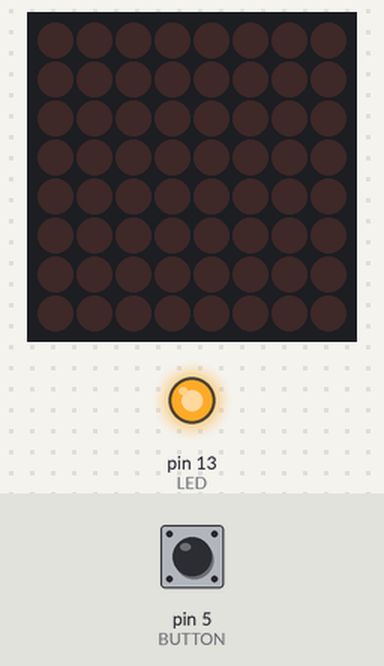
Bench run of a sketch on a simulated Arduino Uno, built with avr-gcc and run on an emulated ATmega328P. On the bench: 8×8 LED matrix, output pins drawn as LEDs (lit = HIGH). The test bench sets the inputs (shaded band); at power-on: pin 5 (BUTTON) HIGH. Random numbers use the default seed unless the sketch sets one.

Above: at 1.2 s.
1.3 s: pin 5 (BUTTON) pulled LOW for 0.15 s
At 4.0 s:
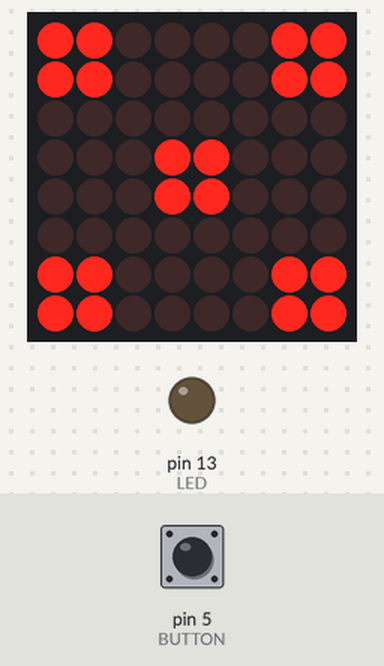
4.3 s: pin 5 (BUTTON) pulled LOW for 1 s
At 7.9 s:
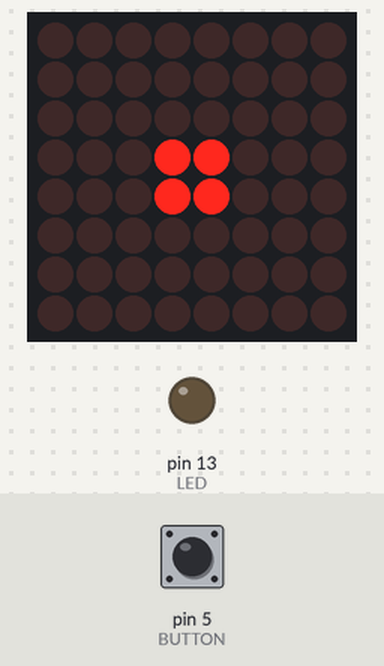
8.3 s: pin 5 (BUTTON) pulled LOW for 0.15 s
At 11.1 s:
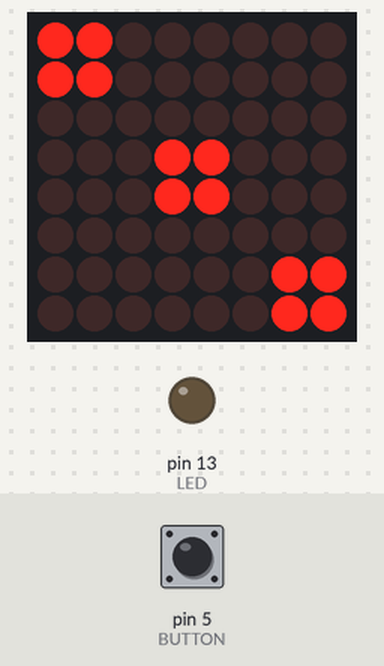
11.4 s: pin 5 (BUTTON) pulled LOW for 3.2 s
At 11.84 s:
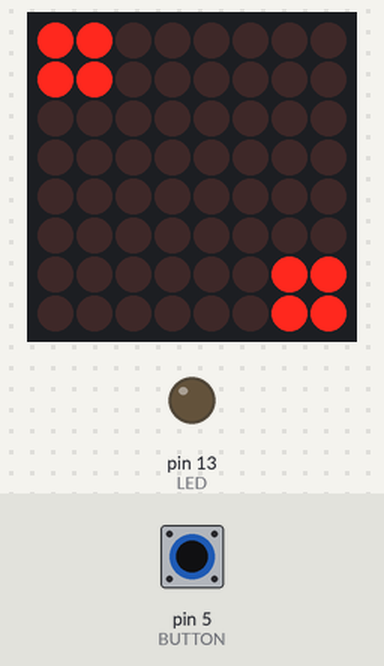
Timing chart, 0 to 16.7 s (numbered marks = the images above; inputs shaded):
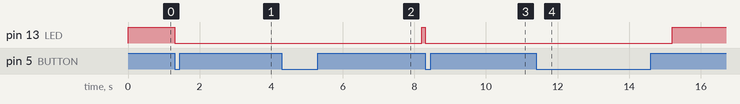

Measured:
- after the input at 1.3 s, pin 13 (LED): HIGH → LOW at once; the display: first changes at once (image 1 shows a later state)
- after the input at 4.3 s, the display: changes after 0.45 s (image 2)
- after the input at 8.3 s, pin 13 (LED): HIGH → LOW at once; the display: first changes after 0.08 s (image 3 shows a later state)
- after the input at 11.4 s, the display: first changes after 0.35 s (image 4 shows a later state)

The sketch:

003_Arduino_Dice.ino
```cpp
// (licence header left out)
#include "LedControl.h"

// Define numbers on the dice face
const byte N1[] = { B00000000,
                    B00000000,
                    B00000000,
                    B00011000,
                    B00011000,
                    B00000000,
                    B00000000,
                    B00000000 };

const byte N2[] = { B11000000,
                    B11000000,
                    B00000000,
                    B00000000,
                    B00000000,
                    B00000000,
                    B00000011,
                    B00000011 };

const byte N3[] = { B11000000,
                    B11000000,
                    B00000000,
                    B00011000,
                    B00011000,
                    B00000000,
                    B00000011,
                    B00000011 };

const byte N4[] = { B11000011,
                    B11000011,
                    B00000000,
                    B00000000,
                    B00000000,
                    B00000000,
                    B11000011,
                    B11000011 };

const byte N5[] = { B11000011,
                    B11000011,
                    B00000000,
                    B00011000,
                    B00011000,
                    B00000000,
                    B11000011,
                    B11000011 };

const byte N6[] = { B11000011,
                    B11000011,
                    B00000000,
                    B11000011,
                    B11000011,
                    B00000000,
                    B11000011,
                    B11000011 };


const int BUTTON = 5;  //button to roll dice
const int LED = 13;    //OK to roll dice

LedControl lc = LedControl(2, 4, 3, 1);

int number;

void setup() {
  /*
    The MAX72XX is in power - saving mode on startup,
      we have to do a wakeup call.
      display 1 has an index of 0
  */
  lc.shutdown(0, false);
  // Set the brightness to a medium value
  lc.setIntensity(0, 8);
  // and clear the display
  lc.clearDisplay(0);

  pinMode(BUTTON, INPUT_PULLUP);
  pinMode(LED, OUTPUT);
  digitalWrite(LED, HIGH);  //Ready to roll
}

void loop() {
  while (digitalRead(BUTTON) == HIGH) {}  // Wait for button press
  digitalWrite(LED, LOW);                 // LED off as roll in action
  rollDice();
  randomSeed(millis()); // Try to make sure we have a random number
  // Generate number
  number = random(1, 7);  // 7 will mean max number is 6 i.e. 1 to 6
  // show the number
  switch (number) {
    case 1:
      for (int i = 0; i < 8; i++) {
        lc.setRow(0, i, N1[i]);
      };
      break;
    case 2:
      for (int i = 0; i < 8; i++) {
        lc.setRow(0, i, N2[i]);
      }
      break;
    case 3:
      for (int i = 0; i < 8; i++) {
        lc.setRow(0, i, N3[i]);
      }
      break;
    case 4:
      for (int i = 0; i < 8; i++) {
        lc.setRow(0, i, N4[i]);
      }
      break;
    case 5:
      for (int i = 0; i < 8; i++) {
        lc.setRow(0, i, N5[i]);
      }
      break;
    case 6:
      for (int i = 0; i < 8; i++) {
        lc.setRow(0, i, N6[i]);
      }
      break;
  }
  // Add a delay before next roll
  delay(1500);
  digitalWrite(LED, HIGH);  // OK to roll again
}

void rollDice() {
  // Function to roll dice

  for (int i = 1; i < 5; i++) {
    // one
    for (int i = 0; i < 8; i++) {
      lc.setRow(0, i, N1[i]);
    }
    delay(80);
    // two
    for (int i = 0; i < 8; i++) {
      lc.setRow(0, i, N2[i]);
    }
    delay(80);
    for (int i = 0; i < 8; i++) {
      lc.setRow(0, i, N3[i]);
    }
    delay(80);
    for (int i = 0; i < 8; i++) {
      lc.setRow(0, i, N4[i]);
    }
    delay(80);
    for (int i = 0; i < 8; i++) {
      lc.setRow(0, i, N5[i]);
    }
    delay(80);
    for (int i = 0; i < 8; i++) {
      lc.setRow(0, i, N6[i]);
    }
    delay(80);
  }
}
```
